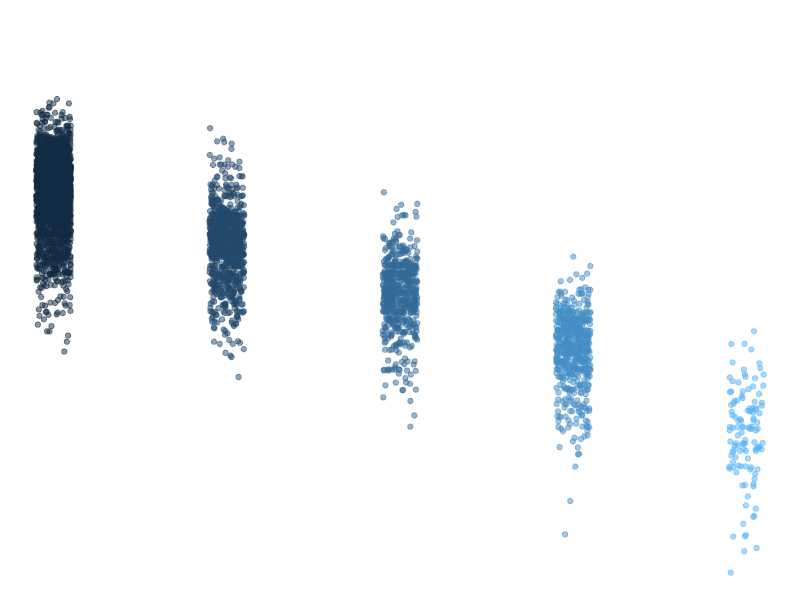

The R script that drew this image:
## ---- chunk 1
knitr::opts_chunk$set(echo = TRUE)
library(tidyverse)
## ---- chunk 2
summary(storms)
## ---- chunk 3
names(storms)
## ---- chunk 4
ggplot(data = storms, aes(x = category, y = pressure)) +
  geom_jitter(width = 0.1, 
              alpha = 0.5,
              aes(color = category),
              show.legend = FALSE) +
  labs(x = "StorM CategorRY", 
       y = "Air pressure at storm center (millibars)"
       ) +
  theme_void()
